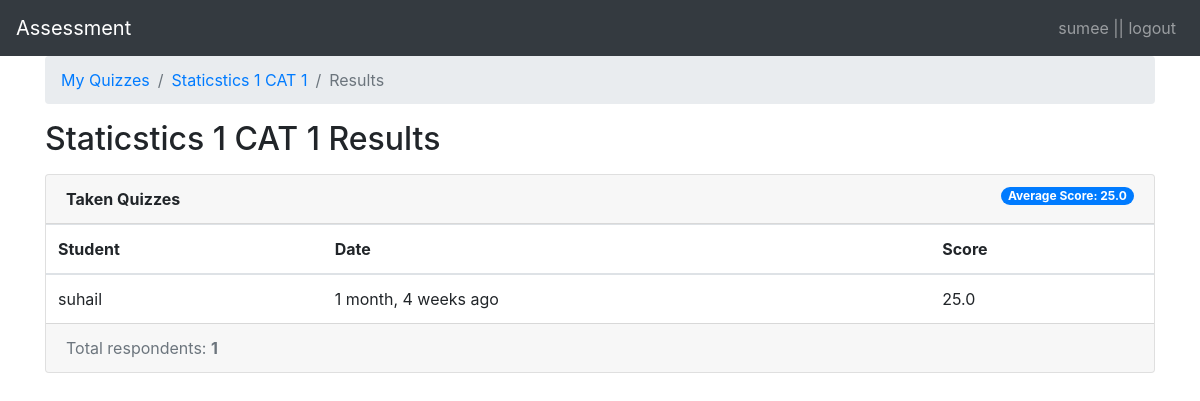
Screenshot of /teachers/quiz/1/results/ (signed in) with the database file from the repository.
### classroom/models.py (models this page shows, shortened)
class User(AbstractUser):
    is_student = models.BooleanField(default=False)
    is_teacher = models.BooleanField(default=False)

class Quiz(models.Model):
    owner = models.ForeignKey(User, on_delete=models.CASCADE, related_name='quizzes')
    name = models.CharField(max_length=255)
    subject = models.ForeignKey(Subject, on_delete=models.CASCADE, related_name='quizzes')
    duration = models.DurationField(default=datetime.timedelta(hours=2))  # default quiz time of 2 hrs

class TakenQuiz(models.Model):
    student = models.ForeignKey(Student, on_delete=models.CASCADE, related_name='taken_quizzes')
    quiz = models.ForeignKey(Quiz, on_delete=models.CASCADE, related_name='taken_quizzes')
    score = models.FloatField()
    date = models.DateTimeField(auto_now_add=True)

class Student(models.Model):
    user = models.OneToOneField(User, on_delete=models.CASCADE, primary_key=True)
    quizzes = models.ManyToManyField(Quiz, through='TakenQuiz')
    interests = models.ManyToManyField(Subject, related_name='interested_students')

### classroom/views/teachers.py (the view)
# urls.py: path('quiz/<int:pk>/results/', teachers.QuizResultsView.as_view(), name='quiz_results'),
@method_decorator([login_required, teacher_required], name='dispatch')
class QuizResultsView(DetailView):
    model = Quiz
    context_object_name = 'quiz'
    template_name = 'classroom/teachers/quiz_results.html'
    def get_context_data(self, **kwargs):
        quiz = self.get_object()
        taken_quizzes = quiz.taken_quizzes.select_related('student__user').order_by('-date')
        total_taken_quizzes = taken_quizzes.count()
        quiz_score = quiz.taken_quizzes.aggregate(average_score=Avg('score'))
        extra_context = {
            'taken_quizzes': taken_quizzes,
            'total_taken_quizzes': total_taken_quizzes,
            'quiz_score': quiz_score
        }
        kwargs.update(extra_context)
        return super().get_context_data(**kwargs)
    def get_queryset(self):
        return self.request.user.quizzes.all()

### classroom/templates/classroom/teachers/quiz_results.html
{% extends 'base.html' %}
{% load crispy_forms_tags humanize %}
{% block content %}
  <nav aria-label="breadcrumb">
    <ol class="breadcrumb">
      <li class="breadcrumb-item"><a href="{% url 'teachers:quiz_change_list' %}">My Quizzes</a></li>
      <li class="breadcrumb-item"><a href="{% url 'teachers:quiz_change' quiz.pk %}">{{ quiz.name }}</a></li>
      <li class="breadcrumb-item active" aria-current="page">Results</li>
    </ol>
  </nav>
  <h2 class="mb-3">{{ quiz.name }} Results</h2>
  <div class="card">
    <div class="card-header">
      <strong>Taken Quizzes</strong>
      <span class="badge badge-pill badge-primary float-right">Average Score: {{ quiz_score.average_score|default_if_none:0.0 }}</span>
    </div>
    <table class="table mb-0">
      <thead>
        <tr>
          <th>Student</th>
          <th>Date</th>
          <th>Score</th>
        </tr>
      </thead>
      <tbody>
        {% for taken_quiz in taken_quizzes %}
          <tr>
            <td>{{ taken_quiz.student.user.username }}</td>
            <td>{{ taken_quiz.date|naturaltime }}</td>
            <td>{{ taken_quiz.score }}</td>
          </tr>
        {% endfor %}
      </tbody>
    </table>
    <div class="card-footer text-muted">
      Total respondents: <strong>{{ total_taken_quizzes }}</strong>
    </div>
  </div>
{% endblock %}

### templates/base.html (shortened to what this page needs)
{% load i18n %}
{% load static %}
<!DOCTYPE html>
<html lang="en" >
<head>
  <link rel="stylesheet" href="https://stackpath.bootstrapcdn.com/bootstrap/4.1.2/css/bootstrap.min.css"
>
</head>
<body>
  <nav class="navbar navbar-expand-lg navbar-dark bg-dark">
   <a  class="navbar-brand" href="{% url 'home' %}">Assessment
   </a>
    <div class="collapse navbar-collapse" id="navbarSupportedContent">
      <ul class="navbar-nav ml-auto">
        <li class="nav-item ">
          {% if user.is_authenticated %}
             <a class="nav-link" href="{% url 'logout' %}">{{user.username}} || logout</a>
          {% else %}
          <a class="nav-link" href="{% url 'login' %}">Login</a>
          {% endif %}
        </li>
      </ul>
    </div>
  </nav>
  <div class="container">
     {% block content %} {% endblock %}
  </div>
</body>
</html>

### rows the page displays
User: username "sumee"
Quiz: name "Staticstics 1 CAT 1"
TakenQuiz: student.user.username "suhail", date "1 month, 4 weeks ago", score "25.0"

### other values shown
{{ quiz_score.average_score|default_if_none:0.0 }} "25.0"
{{ total_taken_quizzes }} "1"
